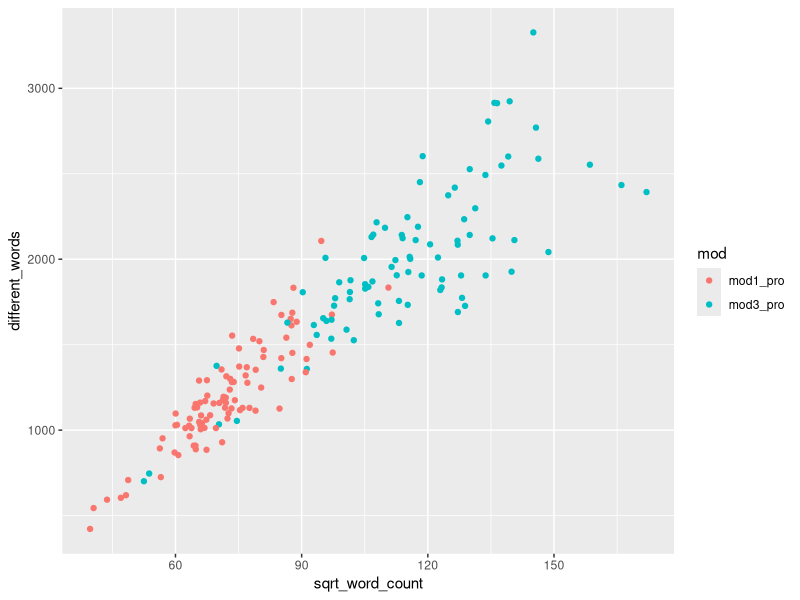

The R source for this figure: (Note: this script raises an error after producing the figure.)
install.packages("ggplot2")
library(ggplot2)

#setwd("~/Documents/Person/language_improvement_analysis/featurized_text")
setwd("~/Documents/hard_drive/Personal/repessss/language_improvement_analysis/featurized_text")

#d = read.csv("text_features_2.csv")
#d = read.csv("text_features_with_grade_levels.csv")
d = read.csv("text_features_with_grade_levels_and_key_terms.csv")


d$sqrt_word_count = d$word_count^.5
d$normalized_word_proportion = d$different_words / d$sqrt_word_count

t.test(d[d$mod == 'mod1_pro',]$mean_word_length, d[d$mod == 'mod3_pro',]$mean_word_length)
t.test(d[d$mod == 'mod1_pro',]$mean_words_per_sentence, d[d$mod == 'mod3_pro',]$mean_words_per_sentence)
t.test(d[d$mod == 'mod1_pro',]$normalized_word_proportion, d[d$mod == 'mod3_pro',]$normalized_word_proportion)

qplot(sqrt_word_count, different_words, color = mod, data = d)
summary(lm(different_words ~ sqrt_word_count + word_count, data = d))


d2 = d[d$gen == 'gen2',]
d3 = d[d$gen == 'gen3',]

t.test(d2[d2$mod == 'mod1_pro',]$mean_word_length, d2[d2$mod == 'mod3_pro',]$mean_word_length)
t.test(d3[d3$mod == 'mod1_pro',]$mean_word_length, d3[d3$mod == 'mod3_pro',]$mean_word_length)

t.test(d2[d2$mod == 'mod1_pro',]$normalized_word_proportion, d2[d2$mod == 'mod3_pro',]$normalized_word_proportion)
t.test(d3[d3$mod == 'mod1_pro',]$normalized_word_proportion, d3[d3$mod == 'mod3_pro',]$normalized_word_proportion)

t.test(d2[d2$mod == 'mod1_pro',]$mean_words_per_sentence, d2[d2$mod == 'mod3_pro',]$mean_words_per_sentence)
t.test(d3[d3$mod == 'mod1_pro',]$mean_words_per_sentence, d3[d3$mod == 'mod3_pro',]$mean_words_per_sentence)

t.test(d2[d2$mod == 'mod1_pro',]$mean_different_words_per_bucket, d2[d2$mod == 'mod3_pro',]$mean_different_words_per_bucket)   
t.test(d3[d3$mod == 'mod1_pro',]$mean_different_words_per_bucket, d3[d3$mod == 'mod3_pro',]$mean_different_words_per_bucket)   




 # Intersect and conduct paired t tests

#students_in_both_3 <- intersect(d3[d3$mod == 'mod1_pro',]$student, d3[d3$mod == 'mod3_pro',]$student)
#d3m1 <- d3[d3$mod=='mod1_pro',]
#d3m1s <- d3m1[d3m1$student %in%students_in_both_3,]
#d3m3 <- d3[d3$mod=='mod3_pro',]
#d3m3s <- d3m3[d3m3$student %in%students_in_both_3,]

d2m1 <- d2[d2$mod=='mod1_pro',]
d2m3 <- d2[d2$mod=='mod3_pro',]
d2m13 <- merge(d2m1, d2m3, by = "student")

d3m1 <- d3[d3$mod=='mod1_pro',]
d3m3 <- d3[d3$mod=='mod3_pro',]
d3m13 <- merge(d3m1, d3m3, by = "student")

# Relevant variables: mean_word_length.x, mean_words_per_sentence.x, mean_different_words_per_bucket.x
t.test(d2m13$mean_word_length.x, d2m13$mean_word_length.y,paired=TRUE)
t.test(d2m13$mean_words_per_sentence.x, d2m13$mean_words_per_sentence.y, paired=TRUE)
t.test(d2m13$mean_different_words_per_bucket.x, d2m13$mean_different_words_per_bucket.y,paired=TRUE)
t.test(d2m13$normalized_word_proportion.x, d2m13$normalized_word_proportion.y,paired=TRUE)
t.test(d2m13$FleschReadingEase.x, d2m13$FleschReadingEase.y,paired=TRUE)
t.test(d2m13$FleschKincaidGradeLevel.x, d2m13$FleschKincaidGradeLevel.y,paired=TRUE)
t.test(d2m13$GunningFogIndex.x, d2m13$GunningFogIndex.y,paired=TRUE)
t.test(d2m13$SMOGIndex.x, d2m13$SMOGIndex.y,paired=TRUE)
t.test(d2m13$ColemanLiauIndex.x, d2m13$ColemanLiauIndex.y,paired=TRUE)
t.test(d2m13$LIX.x, d2m13$LIX.y,paired=TRUE)
t.test(d2m13$RIX.x, d2m13$RIX.y,paired=TRUE)


t.test(d3m13$mean_word_length.x, d3m13$mean_word_length.y,paired=TRUE)
t.test(d3m13$mean_words_per_sentence.x, d3m13$mean_words_per_sentence.y,paired=TRUE)
t.test(d3m13$mean_different_words_per_bucket.x, d3m13$mean_different_words_per_bucket.y,paired=TRUE)
t.test(d3m13$normalized_word_proportion.x, d3m13$normalized_word_proportion.y,paired=TRUE)
t.test(d3m13$FleschReadingEase.x, d3m13$FleschReadingEase.y,paired=TRUE)
t.test(d3m13$FleschKincaidGradeLevel.x, d3m13$FleschKincaidGradeLevel.y,paired=TRUE)
t.test(d3m13$GunningFogIndex.x, d3m13$GunningFogIndex.y,paired=TRUE)
t.test(d3m13$SMOGIndex.x, d3m13$SMOGIndex.y,paired=TRUE)
t.test(d3m13$ColemanLiauIndex.x, d3m13$ColemanLiauIndex.y,paired=TRUE)
t.test(d3m13$LIX.x, d3m13$LIX.y,paired=TRUE)
t.test(d3m13$RIX.x, d3m13$RIX.y,paired=TRUE)


# Key Terms Frequency
t.test(d3m13$total_term_appearance_normalized.x, d3m13$total_term_appearance_normalized.y,paired=TRUE)
t.test(d2m13$total_term_appearance_normalized.x, d2m13$total_term_appearance_normalized.y,paired=TRUE)

# Change in Term Frequencies: colnames(d2m13)
term_sums <- colSums(d2m13[,c(18:308, 325:615)])
term_sums <- term_sums/dim(d2m13)[1]
d2m_terms <- rbind(term_sums[1:291], term_sums[292:length(term_sums)])
d2m_terms_ratio <- (d2m_terms[2,] + 0.0001) / (d2m_terms[1,]+ 0.0001)
d2m_terms <- rbind(d2m_terms, d2m_terms_ratio)
comparison_table_d2 <- t(d2m_terms)
colnames(comparison_table_d2) <- c("mod1", "mod3","ratio")
comparison_table_d2 <- comparison_table_d2[order(comparison_table_d2[,3], decreasing = TRUE),]
write.csv(comparison_table_d2, file = "../palabras_clave/cambio_en_frecuencias_g2.csv")


d3term_sums <- colSums(d3m13[,c(18:308, 325:615)])
d3term_sums <- d3term_sums/dim(d3m13)[1]
d3_terms <- rbind(d3term_sums[1:291], d3term_sums[292:length(term_sums)])
#d3_terms_ratio <- d3_terms[1,] / (d3_terms[2,] + 0.0000000001)
d3_terms_ratio <-  (d3_terms[2,] + 0.0001) /  (d3_terms[1,] + 0.0001)
d3_terms <- rbind(d3_terms, d3_terms_ratio)
comparison_table_d3 <- t(d3_terms)
colnames(comparison_table_d3) <- c("mod1", "mod3","ratio")
comparison_table_d3 <- comparison_table_d3[order(comparison_table_d3[,3], decreasing = TRUE),]
write.csv(comparison_table_d3, file = "../palabras_clave/cambio_en_frecuencias_g3.csv")



# At least one appearance
term_sums <- colSums(d2m13[,c(18:308, 325:615)] > 0)
term_sums <- term_sums/dim(d2m13)[1]
d2m_terms <- rbind(term_sums[1:291], term_sums[292:length(term_sums)])
d2m_terms_ratio <- (d2m_terms[2,] + 0.0001) / (d2m_terms[1,]+ 0.0001)
d2m_terms <- rbind(d2m_terms, d2m_terms_ratio)
comparison_table_d2 <- t(d2m_terms)
colnames(comparison_table_d2) <- c("mod1", "mod3","ratio")
comparison_table_d2 <- comparison_table_d2[order(comparison_table_d2[,3], decreasing = TRUE),]
write.csv(comparison_table_d2, file = "../palabras_clave/proporcion_de_proyectos_con_terminos_g2.csv")


d3term_sums <- colSums(d3m13[,c(18:308, 325:615)] > 0)
d3term_sums <- d3term_sums/dim(d3m13)[1]
d3_terms <- rbind(d3term_sums[1:291], d3term_sums[292:length(term_sums)])
#d3_terms_ratio <- d3_terms[1,] / (d3_terms[2,] + 0.0000000001)
d3_terms_ratio <-  (d3_terms[2,] + 0.0001) /  (d3_terms[1,] + 0.0001)
d3_terms <- rbind(d3_terms, d3_terms_ratio)
comparison_table_d3 <- t(d3_terms)
colnames(comparison_table_d3) <- c("mod1", "mod3","ratio")
comparison_table_d3 <- comparison_table_d3[order(comparison_table_d3[,3], decreasing = TRUE),]
write.csv(comparison_table_d3, file = "../palabras_clave/proporcion_de_proyectos_con_terminos_g3.csv")


# Factor analysis on Terms

just_term_freqs <- d[,20:306]
just_term_freqs = just_term_freqs[,colSums(just_term_freqs) > 0.001]

terms_fit <- factanal(just_term_freqs, 2, rotation="varimax", scores="regression")
print(terms_fit, digits=2, cutoff=.2, sort=TRUE)

# plot factor 1 by factor 2
load <- terms_fit$loadings[,c(1, 2)]
plot(load,type="n")
text(load,labels=rownames(load),cex=.6) 


# Show histogram of the changes.
#d2m13$change_word_length <- d2m13$mean_word_length.y - d2m13$mean_word_length.x
#d2m13$change_in_words_per_sentence <- d2m13$mean_words_per_sentence.y - d2m13$mean_words_per_sentence.x
#d2m13$change_words_per_bucket <- d2m13$mean_different_words_per_bucket.y - d2m13$mean_different_words_per_bucket.x
#d2m13$change_in_normalized_wordprop <- d2m13$normalized_word_proportion.y - d2m13$normalized_word_proportion.x
#d2m13$change_in_FleschKincaidGradeLevel <- d2m13$FleschKincaidGradeLevel.y - d2m13$FleschKincaidGradeLevel.x



qplot(d2m13$change_in_FleschKincaidGradeLevel)
mean(d2m13$change_in_FleschKincaidGradeLevel)

d3m13$change_in_ColemanLiauIndex <- d3m13$ColemanLiauIndex.y - d3m13$ColemanLiauIndex.x
qplot(d3m13$change_in_ColemanLiauIndex)
mean(d3m13$change_in_ColemanLiauIndex)


# Analyze the causes of the changes.
summary(glm(change_in_words_per_sentence ~ mean_word_length.x, data = d2m13))
summary(glm(change_word_length ~ change_words_per_bucket + mean_word_length.x + instructor.x, data = d2m13))



both_gens <- rbind(d2m13, d3m13)

colnames(d)

summary(lm(word_count ~ gen * mod, data = d))
summary(lm(mean_word_length ~ gen * mod, data = d))
summary(lm(mean_words_per_sentence ~ gen * mod, data = d))
summary(lm(mean_different_words_per_bucket ~ gen * mod + instructor, data = d))
summary(lm(FleschReadingEase ~ gen * mod, data = d))
summary(lm(FleschKincaidGradeLevel ~ gen * mod, data = d))
summary(lm(GunningFogIndex ~ gen * mod, data = d))
summary(lm(SMOGIndex ~ gen * mod, data = d))
summary(lm(ColemanLiauIndex ~ gen * mod, data = d))
summary(lm(LIX ~ gen * mod, data = d))
summary(lm(RIX ~ gen * mod, data = d))


